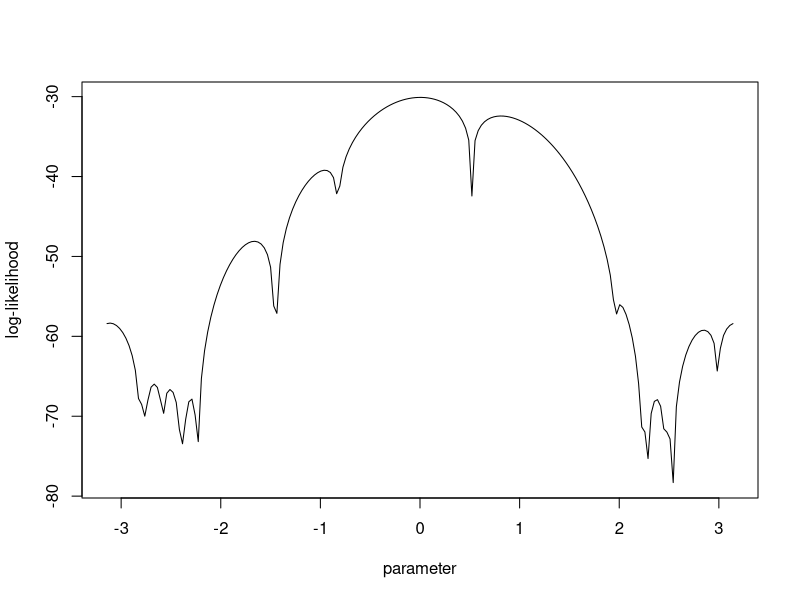
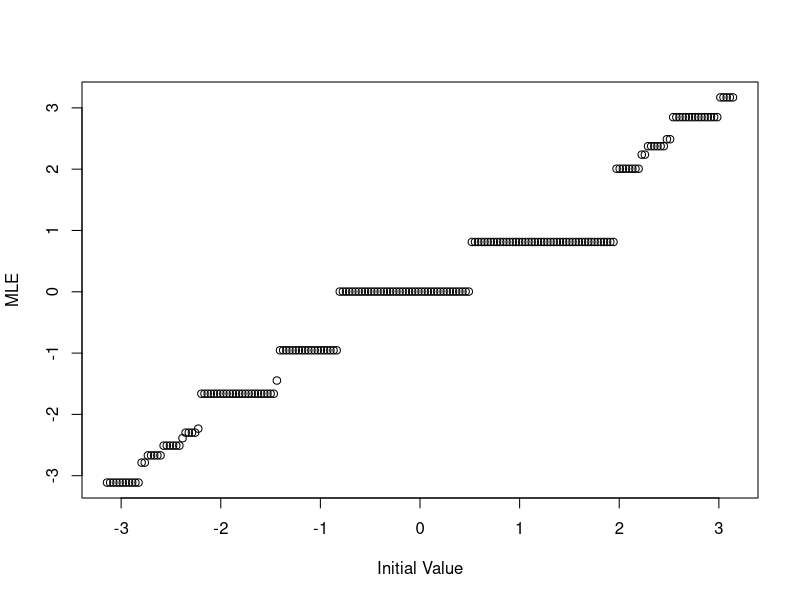
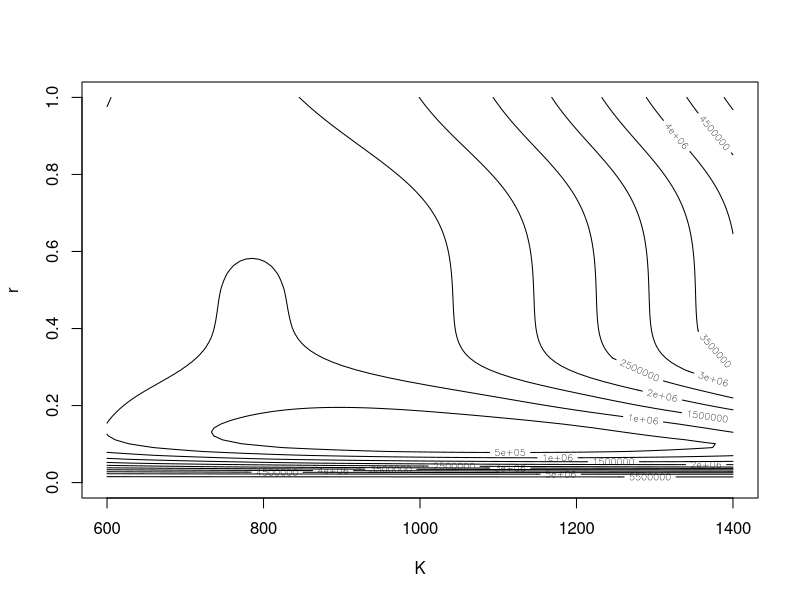

R code for these plots, in order:
## ---- chunk 1
data2<- c(3.91,4.85,2.28,4.06,3.7,4.04,5.46,3.53,2.28,1.96,2.53,3.88,2.22,3.47,
          4.82,2.46,2.99,2.54,0.52);
a.value = seq(-pi, pi, length.out = 200);

m <- length(a.value)
y <- rep(0,m)

for (i in 1:m) {
  y[i] <- -length(data2)*log(2*pi) + sum(log(1-cos(data2-a.value[i])))
}
plot(a.value, y, xlab="parameter", ylab="log-likelihood", type="l");
## ---- chunk 2
data2 <- c(3.91,4.85,2.28,4.06,3.7,4.04,5.46,3.53,2.28,1.96,2.53,3.88,2.22,3.47,
           4.82,2.46,2.99,2.54,0.52);
mme <- asin(sum(data2)/length(data2)-pi)

mle.trig <- function(sample, int.value,  lower=-10000, upper=10000) {
  n = length(sample);
  neg.log.lik <- function(a) {
    return( n*log(2*pi) - sum(log(1-cos(sample-a))));
  }
   
  minus.score <- function(a) {
    return( sum (sin(sample-a) / (1-cos(sample-a))  ));
  }
  
  hess.f <- function(a) {
    return( matrix(sum (1/ (1-cos(sample-a))  ),nrow=1));
  }
  ## MLE  
  a.est = nlminb(start = int.value, neg.log.lik, gradient=minus.score,
                 hessian = hess.f, lower=lower,upper=upper);
  return(a.est);
}

trig_MME <- mle.trig(data2,mme)
trig_Z1 <- mle.trig(data2,-2.7)
trig_Z2 <- mle.trig(data2,2.7)

trig_par <- c(trig_MME$par,trig_Z1$par,trig_Z2$par)
trig_obj <- -1*c(trig_MME$objective,trig_Z1$objective,trig_Z2$objective)
trig_iter <- c(trig_MME$iteration,trig_Z1$iteration,trig_Z2$iteration)

TRIG <- rbind(trig_par,trig_obj,trig_iter)
TRIG
## ---- chunk 3
mle_trigs <- rep(0,200)
for (i in 1:200) {
  mle_trigs[i] <- mle.trig(data2,a.value[i])$par
}

plot(a.value,mle_trigs,xlab="Initial Value", ylab="MLE")

mle_trigs <- floor(mle_trigs*1000000)/1000000

SetAtt <- cbind(aggregate(a.value, list(mle_trigs), min),aggregate(a.value,
               list(mle_trigs), max)[,2])
colnames(SetAtt) <- c("Unique Outcome","From","To")
a.value
## ---- chunk 4
t <- c(0,8,28,41,63,69,97,117,135,154)
x <- c(2,47,192,256,768,896,1120,896,1184,1024)
f <- expression(2*K/(2+(K-2)*exp(-r*t)))

df <- function(K,r,t){
  dfk <- D(f,"K")
  dfr <- D(f,"r")
  K <- K 
  r <- r 
  t <- t
  a <- eval(dfk)
  b <- eval(dfr)
  c <- array(c(a,b),c(1,2))
  return(c)
}

Df <- function(K,r){
  a <- K
  b <- r
  m <- df(a,b,t[1])
  for(i in 2:10){
    c <- df(a,b,t[i])
    m <- rbind(m,c)
  }
  return(m)
}

Z <- function(K,r){
  a <- c()
  for(i in 1:10){
    a[i] <- x[i] - 2*K/(2+(K-2)*exp(-r*t[i]))
  }
  m <- array(a,c(10,1))
  return(m)
}

theta <- matrix(c(1200,0.2),nrow=2)
delta <- matrix(c(1,1),nrow=2)

while(crossprod(delta,delta)>=0.001){
  theta1 <- theta 
  a <- Df(theta[1,1],theta[2,1])
  z <- Z(theta[1,1],theta[2,1])
  theta <- theta + solve(t(a)%*%a)%*%t(a)%*%z
  delta <- theta - theta1
}

a.est <- theta
print(a.est)
## ---- chunk 5
f <- function(K,r){
  return(sum((x-2*K/(2+(K-2)*exp(-r*t)))^2))
}

z <- matrix(0,100,100,byrow=T)
for (i in 1:100){
  for (j in 1:100){
    K <- 600 + 8*j
    r <- 0 + 0.01*i
    z[j,i] <- f(K,r)
  }
}
K <- seq(600,1400,length.out = 100)
r <- seq(0,1,length.out = 100)
contour(K,r,z,xlab="K",ylab="r")
## ---- chunk 6
t <- c(0,8,28,41,63,69,97,117,135,154)
x <- c(2,47,192,256,768,896,1120,896,1184,1024)
f <- expression(2*K/(2+(K-2)*exp(-r*t)))

df <- function(K,r,t){
  dfk <- D(f,"K")
  dfr <- D(f,"r")
  K <- K 
  r <- r 
  t <- t
  a <- eval(dfk)
  b <- eval(dfr)
  c <- array(c(a,b),c(1,2))
  return(c)
}

Df <- function(K,r){
  a <- K
  b <- r
  m <- df(a,b,t[1])
  for(i in 2:10){
    c <- df(a,b,t[i])
    m <- rbind(m,c)
  }
  return(m)
}

Z <- function(K,r){
  a <- c()
  for(i in 1:10){
    a[i] <- x[i] - 2*K/(2+(K-2)*exp(-r*t[i]))
  }
  m <- array(a,c(10,1))
  return(m)
}

theta <- matrix(c(1200,0.2),nrow=2)
delta <- matrix(c(1,1),nrow=2)

while(crossprod(delta,delta)>=0.001){
  theta1 <- theta 
  a <- Df(theta[1,1],theta[2,1])
  z <- Z(theta[1,1],theta[2,1])
  theta <- theta + solve(t(a)%*%a)%*%t(a)%*%z
  delta <- theta - theta1
}

a.est <- theta
print(a.est)



l <- expression(log(1/(sqrt(2*pi)*sigema))-
                  (log((2*2+2*(K-2)*exp(-r*0))/(2*K)))^2/(2*sigema^2)+
                  log(1/(sqrt(2*pi)*sigema))-
                  (log((2*47+47*(K-2)*exp(-r*8))/(2*K)))^2/(2*sigema^2)+
                  log(1/(sqrt(2*pi)*sigema))-
                  (log((2*192+192*(K-2)*exp(-r*28))/(2*K)))^2/(2*sigema^2)+
                  log(1/(sqrt(2*pi)*sigema))-
                  (log((2*256+256*(K-2)*exp(-r*41))/(2*K)))^2/(2*sigema^2)+
                  log(1/(sqrt(2*pi)*sigema))-
                  (log((2*768+768*(K-2)*exp(-r*63))/(2*K)))^2/(2*sigema^2)+
                  log(1/(sqrt(2*pi)*sigema))-
                  (log((2*896+896*(K-2)*exp(-r*69))/(2*K)))^2/(2*sigema^2)+
                  log(1/(sqrt(2*pi)*sigema))-
                  (log((2*1120+1120*(K-2)*exp(-r*97))/(2*K)))^2/(2*sigema^2)+
                  log(1/(sqrt(2*pi)*sigema))-
                  (log((2*896+896*(K-2)*exp(-r*117))/(2*K)))^2/(2*sigema^2)+
                  log(1/(sqrt(2*pi)*sigema))-
                  (log((2*1185+1184*(K-2)*exp(-r*135))/(2*K)))^2/(2*sigema^2)+
                  log(1/(sqrt(2*pi)*sigema))-
                  (log((2*1024+1024*(K-2)*exp(-r*154))/(2*K)))^2/(2*sigema^2))

dl <- function(beita){
  dlk <- D(l,"K")
  dlr <- D(l,"r")
  dlsigema <- D(l,"sigema")
  K <- beita[1] 
  r <- beita[2] 
  sigema <- beita[3]
  a <- eval(dlk)
  b <- eval(dlr)
  c <- eval(dlsigema)
  return(c(a,b,c))
}

ddl <- function(beita){
  dlkk <- D(D(l,"K"),"K")
  dlkr <- D(D(l,"K"),"r")
  dlksigema <- D(D(l,"K"),"sigema")
  dlrr <- D(D(l,"r"),"r")
  dlrsigema <- D(D(l,"r"),"sigema")
  dlsigema2 <- D(D(l,"sigema"),"sigema")
  K <- beita[1] 
  r <- beita[2] 
  sigema <- beita[3]
  a <- c(eval(dlkk),eval(dlkr),eval(dlksigema),eval(dlkr),eval(dlrr),
         eval(dlrsigema),eval(dlksigema),eval(dlrsigema),eval(dlsigema2))
  m <- matrix(a,byrow=TRUE,nrow=3)
  return(m)
}

a <- matrix(c(1200,0.2,0.5),nrow=3)
delta <- matrix(c(1,1,1),nrow=3)
while(crossprod(delta,delta)>=0.001){
  b <- a
  c <- matrix(dl(a),nrow=3)
  d <- solve(ddl(a))
  a <- a - d%*%c
  delta <- a - b
}
a
solve(-ddl(a))
